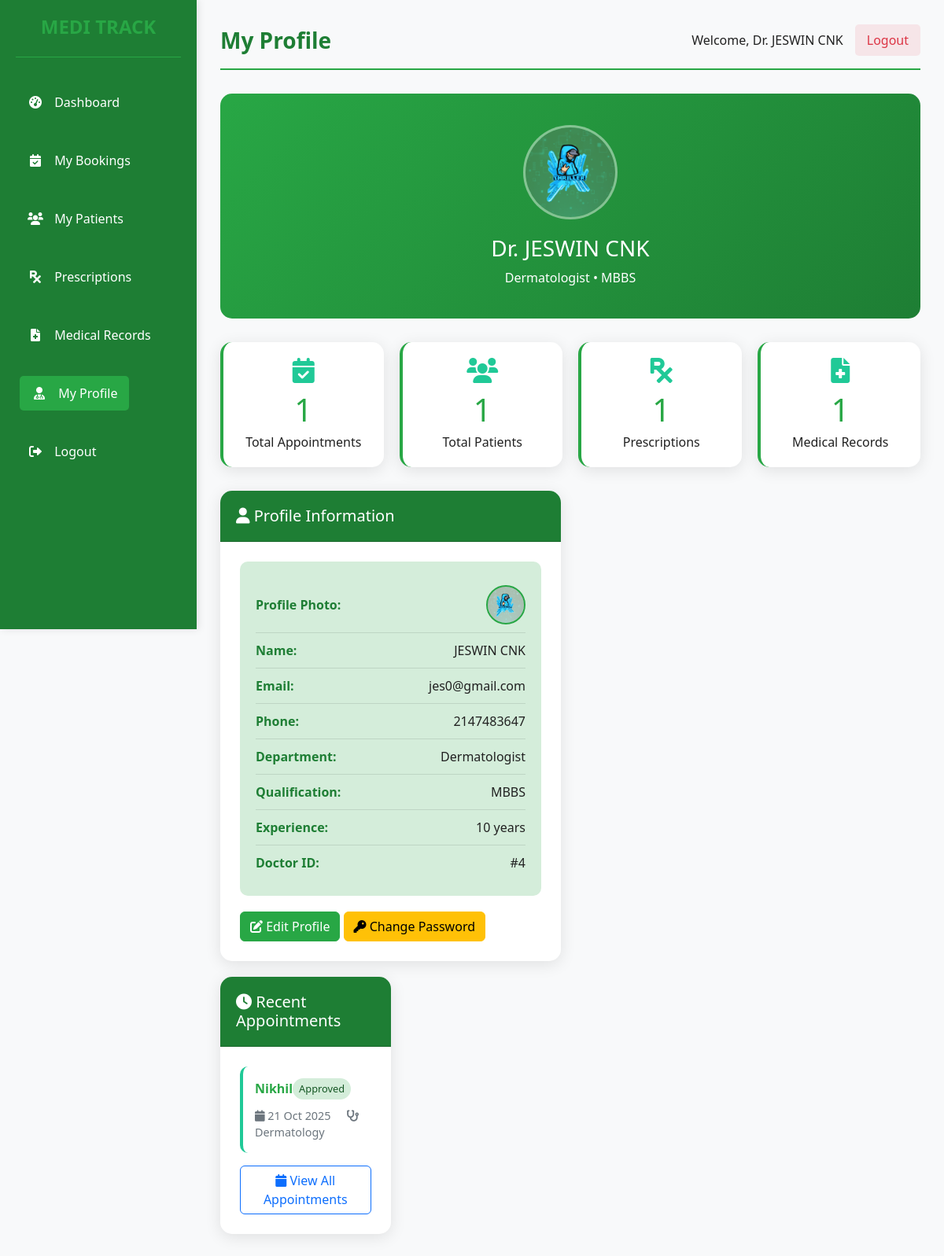
/doctor_profile.php (signed in), run on the app's committed database.
### tables this page shows
CREATE TABLE `doctorreg` (
  `Doctor_id` int(20) NOT NULL,
  `Name` varchar(30) NOT NULL,
  `Email` varchar(30) NOT NULL,
  `Age` int(20) NOT NULL,
  `Gender` varchar(20) NOT NULL,
  `Phone_no` int(20) NOT NULL,
  `Department` varchar(30) NOT NULL,
  `Qualification` varchar(100) NOT NULL DEFAULT '',
  `Experience` varchar(50) NOT NULL DEFAULT '',
  `Profile_photo` varchar(255) NOT NULL DEFAULT '',
  `Bio` text NOT NULL DEFAULT '',
  `Password` varchar(255) NOT NULL
);

CREATE TABLE `booking` (
  `Booking_id` int(20) NOT NULL,
  `Patient_id` int(20) NOT NULL,
  `Doctor_id` int(20) NOT NULL,
  `Name` varchar(20) NOT NULL,
  `Email` varchar(30) NOT NULL,
  `Age` int(20) NOT NULL,
  `Gender` varchar(20) NOT NULL,
  `Phone_no` int(20) NOT NULL,
  `Select_date` date NOT NULL,
  `Select_department` varchar(20) NOT NULL,
  `Additional_message` text NOT NULL,
  `Status` varchar(20) NOT NULL DEFAULT 'Pending'
);

CREATE TABLE `register` (
  `Patient_id` int(20) NOT NULL,
  `Name` varchar(20) NOT NULL,
  `Email` varchar(50) NOT NULL,
  `Age` int(20) NOT NULL,
  `Gender` varchar(20) NOT NULL,
  `Phone_no` int(20) NOT NULL,
  `Blood_group` varchar(5) NOT NULL,
  `Password` varchar(225) NOT NULL,
  `Photo` blob NOT NULL,
  `Documents` varchar(25) NOT NULL
);

### doctor_profile.php (the view, shortened to what this page needs)
<?php
include 'database.php';
$doctor_id = $_SESSION['doctor_id'];
$stmt = $conn->prepare("SELECT * FROM doctorreg WHERE Doctor_id = ?");
$stmt->bind_param("i", $doctor_id);
$stmt->execute();
$result = $stmt->get_result();
$doctor = $result->fetch_assoc();
$stmt_stats = $conn->prepare("SELECT
    COUNT(DISTINCT b.Booking_id) as total_appointments,
    COUNT(DISTINCT b.Patient_id) as total_patients,
    COUNT(DISTINCT p.Prescription_id) as total_prescriptions,
    COUNT(DISTINCT mr.Record_id) as total_medical_records
    FROM doctorreg d
    LEFT JOIN booking b ON d.Doctor_id = b.Doctor_id
    LEFT JOIN prescription p ON d.Doctor_id = p.Doctor_id
    LEFT JOIN medical_records mr ON d.Doctor_id = mr.Doctor_id
    WHERE d.Doctor_id = ?");
$stmt_stats->bind_param("i", $doctor_id);
$stmt_stats->execute();
$stats = $stmt_stats->get_result()->fetch_assoc();
$stmt_recent = $conn->prepare("SELECT b.*, r.Name as PatientName
                               FROM booking b
                               LEFT JOIN register r ON b.Patient_id = r.Patient_id
                               WHERE b.Doctor_id = ?
                               ORDER BY b.Select_date DESC
                               LIMIT 5");
$stmt_recent->bind_param("i", $doctor_id);
$stmt_recent->execute();
$result_recent = $stmt_recent->get_result();
$recent_appointments = $result_recent->fetch_all(MYSQLI_ASSOC);
?>
<!DOCTYPE html>
<html lang="en">
<head>
    <link rel="stylesheet" href="https://cdn.jsdelivr.net/npm/bootstrap@5.3.0/dist/css/bootstrap.min.css">
    <link rel="stylesheet" href="https://cdnjs.cloudflare.com/ajax/libs/font-awesome/6.0.0-beta3/css/all.min.css">
</head>
<body>
    <div class="container">
        <div class="sidebar">
            <div class="logo">
                <h2>MEDI TRACK</h2>
            </div>
            <ul class="nav">
                <li>
                    <a href="doctor_dashboard.php">
                        <i class="fas fa-tachometer-alt"></i>
                        <span>Dashboard</span>
                    </a>
                </li>
                <li>
                    <a href="doctor_bookings.php">
                        <i class="fas fa-calendar-check"></i>
                        <span>My Bookings</span>
                    </a>
                </li>
                <li>
                    <a href="doctor_patients.php">
                        <i class="fas fa-users"></i>
                        <span>My Patients</span>
                    </a>
                </li>
                <li>
                    <a href="doctor_prescriptions.php">
                        <i class="fas fa-prescription"></i>
                        <span>Prescriptions</span>
                    </a>
                </li>
                <li>
                    <a href="doctor_medical_records.php">
                        <i class="fas fa-file-medical"></i>
                        <span>Medical Records</span>
                    </a>
                </li>
                <li>
                    <a href="doctor_profile.php" class="active">
                        <i class="fas fa-user-md"></i>
                        <span>My Profile</span>
                    </a>
                </li>
                <li>
                    <a href="logout.php">
                        <i class="fas fa-sign-out-alt"></i>
                        <span>Logout</span>
                    </a>
                </li>
            </ul>
        </div>
        <div class="main-content">
            <div class="header">
                <div class="logo">My Profile</div>
                <div class="user-profile">
                    <span>Welcome, Dr. <?php echo htmlspecialchars($doctor['Name']); ?></span>
                    <a href="logout.php">Logout</a>
                </div>
            </div>
            <div class="profile-header text-center">
                <div class="profile-avatar">
                    <?php if (!empty($doctor['Profile_photo']) && file_exists($doctor['Profile_photo'])): ?>
                        <img src="<?php echo htmlspecialchars($doctor['Profile_photo']); ?>" alt="Profile Photo" class="profile-photo">
                    <?php else: ?>
                        <i class="fas fa-user-md"></i>
                    <?php endif; ?>
                </div>
                <h3>Dr. <?php echo htmlspecialchars($doctor['Name']); ?></h3>
                <p class="mb-0"><?php echo htmlspecialchars($doctor['Department']); ?> • <?php echo htmlspecialchars($doctor['Qualification']); ?></p>
            </div>
            <div class="stats-cards">
                <div class="stat-card">
                    <i class="fas fa-calendar-check"></i>
                    <h3><?php echo $stats['total_appointments']; ?></h3>
                    <p>Total Appointments</p>
                </div>
                <div class="stat-card">
                    <i class="fas fa-users"></i>
                    <h3><?php echo $stats['total_patients']; ?></h3>
                    <p>Total Patients</p>
                </div>
                <div class="stat-card">
                    <i class="fas fa-prescription"></i>
                    <h3><?php echo $stats['total_prescriptions']; ?></h3>
                    <p>Prescriptions</p>
                </div>
                <div class="stat-card">
                    <i class="fas fa-file-medical"></i>
                    <h3><?php echo $stats['total_medical_records']; ?></h3>
                    <p>Medical Records</p>
                </div>
            </div>
            <div class="row">
                <div class="col-md-6">
                    <div class="card">
                        <div class="card-header">
                            <h5 class="mb-0"><i class="fas fa-user"></i> Profile Information</h5>
                        </div>
                        <div class="card-body">
                                                                 <div class="profile-info">
                                     <div class="info-item">
                                         <span class="info-label">Profile Photo:</span>
                                         <span class="info-value">
                                             <?php if (!empty($doctor['Profile_photo']) && file_exists($doctor['Profile_photo'])): ?>
                                                 <img src="<?php echo htmlspecialchars($doctor['Profile_photo']); ?>" alt="Profile Photo" style="width: 50px; height: 50px; border-radius: 50%; object-fit: cover; border: 2px solid #28a745;">
                                             <?php else: ?>
                                                 <span class="text-muted">No photo uploaded</span>
                                             <?php endif; ?>
                                         </span>
                                     </div>
                                     <div class="info-item">
                                         <span class="info-label">Name:</span>
                                         <span class="info-value"><?php echo htmlspecialchars($doctor['Name']); ?></span>
                                     </div>
                                    <div class="info-item">
                                        <span class="info-label">Email:</span>
                                        <span class="info-value"><?php echo htmlspecialchars($doctor['Email']); ?></span>
                                    </div>
                                    <div class="info-item">
                                        <span class="info-label">Phone:</span>
                                        <span class="info-value"><?php echo htmlspecialchars($doctor['Phone_no']); ?></span>
                                    </div>
                                    <div class="info-item">
                                        <span class="info-label">Department:</span>
                                        <span class="info-value"><?php echo htmlspecialchars($doctor['Department']); ?></span>
                                    </div>
                                    <div class="info-item">
                                        <span class="info-label">Qualification:</span>
                                        <span class="info-value"><?php echo htmlspecialchars($doctor['Qualification']); ?></span>
                                    </div>
                                    <div class="info-item">
                                        <span class="info-label">Experience:</span>
                                        <span class="info-value"><?php echo htmlspecialchars($doctor['Experience']); ?> years</span>
                                    </div>
                                    <div class="info-item">
                                        <span class="info-label">Doctor ID:</span>
                                        <span class="info-value">#<?php echo $doctor['Doctor_id']; ?></span>
                                    </div>
                                </div>
                                <div class="mt-3">
                                    <button class="btn btn-primary" data-bs-toggle="modal" data-bs-target="#editProfileModal">
                                        <i class="fas fa-edit"></i> Edit Profile
                                    </button>
                                    <button class="btn btn-warning" data-bs-toggle="modal" data-bs-target="#changePasswordModal">
                                        <i class="fas fa-key"></i> Change Password
                                    </button>
                                </div>
                            </div>
                        </div>
                    <div class="col-md-6">
                        <div class="card">
                            <div class="card-header">
                                <h5 class="mb-0"><i class="fas fa-clock"></i> Recent Appointments</h5>
                            </div>
                            <div class="card-body">
                                <?php if (empty($recent_appointments)): ?>
                                    <div class="text-center py-4">
                                        <i class="fas fa-calendar-times fa-2x text-muted mb-3"></i>
                                        <p class="text-muted">No recent appointments</p>
                                    </div>
                                <?php else: ?>
                                    <?php foreach ($recent_appointments as $appointment): ?>
                                        <div class="recent-appointment">
                                            <div class="appointment-header">
                                                <div class="appointment-patient">
                                                    <?php echo htmlspecialchars($appointment['PatientName'] ?? $appointment['Name']); ?>
                                                </div>
                                                <span class="appointment-status status-<?php echo strtolower($appointment['Status']); ?>">
                                                    <?php echo $appointment['Status']; ?>
                                                </span>
                                            </div>
                                            <div class="appointment-date">
                                                <i class="fas fa-calendar"></i> <?php echo date('d M Y', strtotime($appointment['Select_date'])); ?>
                                                <span class="ms-3">
                                                    <i class="fas fa-stethoscope"></i> <?php echo htmlspecialchars($appointment['Select_department']); ?>
                                                </span>
                                            </div>
                                        </div>
                                    <?php endforeach; ?>
                                <?php endif; ?>
                                <div class="mt-3">
                                    <a href="doctor_bookings.php" class="btn btn-outline-primary">
                                        <i class="fas fa-calendar"></i> View All Appointments
                                    </a>
                                </div>
                            </div>
                        </div>
                    </div>
                </div>
            </div>
        </div>
    </div>
</body>
</html>

### data on the page
doctorreg: Name "JESWIN CNK", Profile_photo (picture), Department "Dermatologist", Qualification "MBBS", Email "jes0@gmail.com", Phone_no "2147483647", Experience "10", Doctor_id "4"
booking: Patient.Name "Nikhil", Status "Approved", Select_date "21 Oct 2025", Select_department "Dermatology"

### other printed values
$stats['total_appointments'] "1"
$stats['total_patients'] "1"
$stats['total_prescriptions'] "1"
$stats['total_medical_records'] "1"
